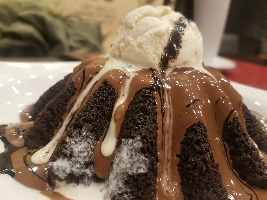
#> input picture Feature Detection and Matching using SIFT/query.jpg, 267 x 200 px
$ python SIFT.py
#> lines starting #> are read from the running program, lines starting #| are printed output that depends on the picture


import cv2

from matplotlib import  pyplot as plt

DataSet=[]
Queryimg=cv2.imread("query.jpg")
#> Queryimg is the input picture: shape (200, 267, 3); mean B, G, R 80.9, 101.1, 122.8

DataSet=["1.jpg","2.jpg","3.jpg","4.jpg","5.jpg","6.jpg","7.jpg","8.jpg"]

sift=cv2.xfeatures2d.SIFT_create()

Qkp,Qdes=sift.detectAndCompute(Queryimg,None)
#> Qkp = 417 keypoints; strongest (x, y, size): (35, 169, 3), (256, 146, 1.9), (52, 71, 18.3), (108, 146, 9.8)
bf=cv2.BFMatcher()
Descriptors=[]
KeyPoints=[]
Matches=[]
Distances=[]

for i in range(len(DataSet)):
    img=cv2.imread(DataSet[i])
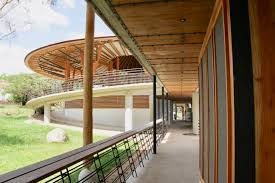
#> input picture Feature Detection and Matching using SIFT/1.jpg, 275 x 183 px
#> img is the input picture: shape (183, 275, 3); mean B, G, R 93.4, 119.7, 136.5
    kp,des=sift.detectAndCompute(img,None)
#> kp = 308 keypoints; strongest (x, y, size): (64, 171, 2.5), (95, 155, 1.9), (59, 173, 2), (69, 168, 1.9)
    M=bf.match(Qdes,des)
#> M = 417 matches
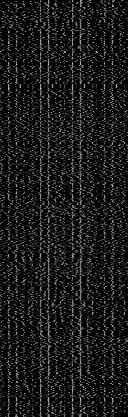
#> Qdes: shape (417, 128) float32; min 0, max 212, mean 26.1
    dist=0

    for j in range(len(M)):
        dist+=M[i].distance
#> this loop made 417 passes
#> dist on passes 1 to 3: 394.6, 789.1, 1183.7
#> after the loop, dist = 164532.3
    if (i==0):
        MinDist=dist
#> MinDist = 164532.3
#> (the run stopped early here; a loop or call above may not have finished)
